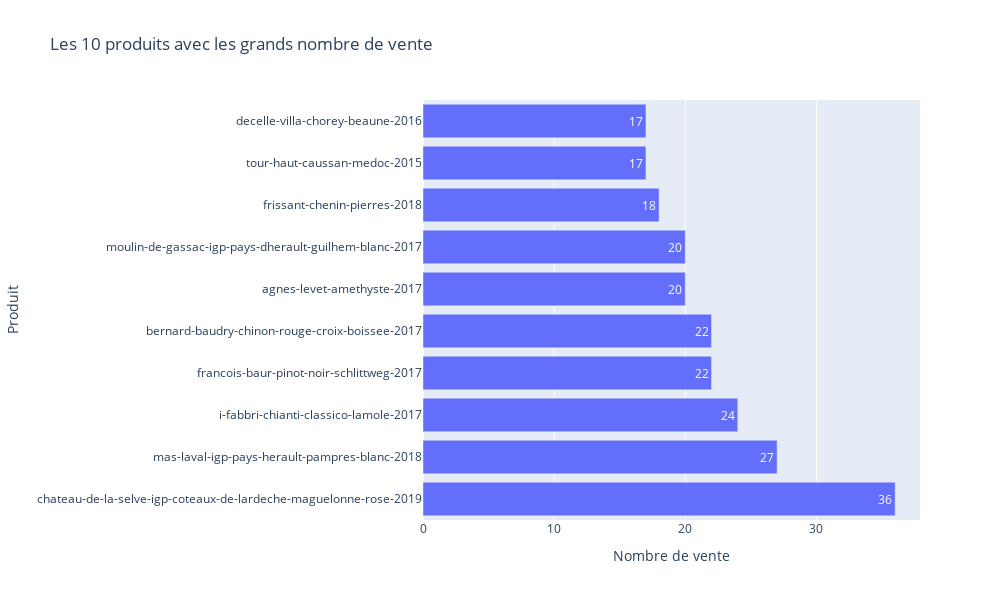

Here is the notebook cell this chart was saved with:
### Code cell
top_10_Vente = Ensemble_des_produits.sort_values(by='total_sales', ascending=False).head(10)

fig = px.bar( top_10_Vente , y ='post_name' , x ='total_sales' , 
              text='total_sales',
              title='Les 10 produits avec les grands nombre de vente', 
             labels= {'post_name':'Produit','total_sales':'Nombre de vente'} )

fig.update_layout(
    width=1000,
    height=600,
   
)
fig.show()

### Figure 1 — Plotly figure (JSON) as saved in the notebook; plotly's stock layout.template omitted (floating-point values rounded to 4 significant figures)
{"data": [{"alignmentgroup": "True", "hovertemplate": "Nombre de vente=%{text}<br>Produit=%{y}<extra></extra>", "legendgroup": "", "marker": {"color": "#636efa", "pattern": {"shape": ""}}, "name": "", "offsetgroup": "", "orientation": "h", "showlegend": false, "text": [36, 27, 24, 22, 22, 20, 20, 18, 17, 17], "textposition": "auto", "type": "bar", "x": [36, 27, 24, 22, 22, 20, 20, 18, 17, 17], "xaxis": "x", "y": ["chateau-de-la-selve-igp-coteaux-de-lardeche-maguelonne-rose-2019", "mas-laval-igp-pays-herault-pampres-blanc-2018", "i-fabbri-chianti-classico-lamole-2017", "francois-baur-pinot-noir-schlittweg-2017", "bernard-baudry-chinon-rouge-croix-boissee-2017", "agnes-levet-amethyste-2017", "moulin-de-gassac-igp-pays-dherault-guilhem-blanc-2017", "frissant-chenin-pierres-2018", "tour-haut-caussan-medoc-2015", "decelle-villa-chorey-beaune-2016"], "yaxis": "y"}], "layout": {"barmode": "relative", "height": 600, "legend": {"tracegroupgap": 0}, "title": {"text": "Les 10 produits avec les grands nombre de vente"}, "width": 1000, "xaxis": {"anchor": "y", "autorange": true, "domain": [0, 1], "range": [0, 37.89], "title": {"text": "Nombre de vente"}, "type": "linear"}, "yaxis": {"anchor": "x", "autorange": true, "domain": [0, 1], "range": [-0.5, 9.5], "title": {"text": "Produit"}, "type": "category"}}}
